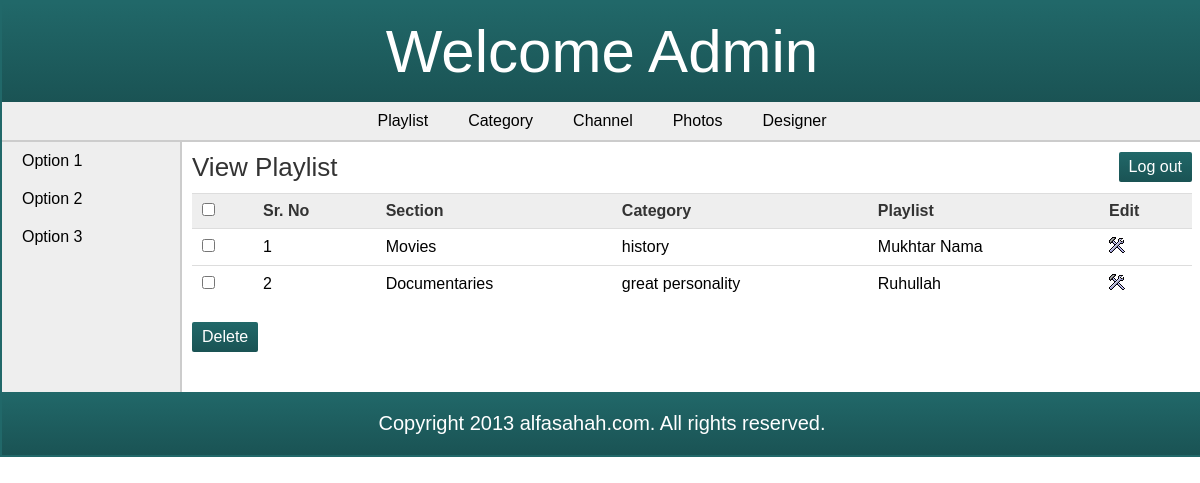
Before: /admin/view_playlist.php with the older database file.
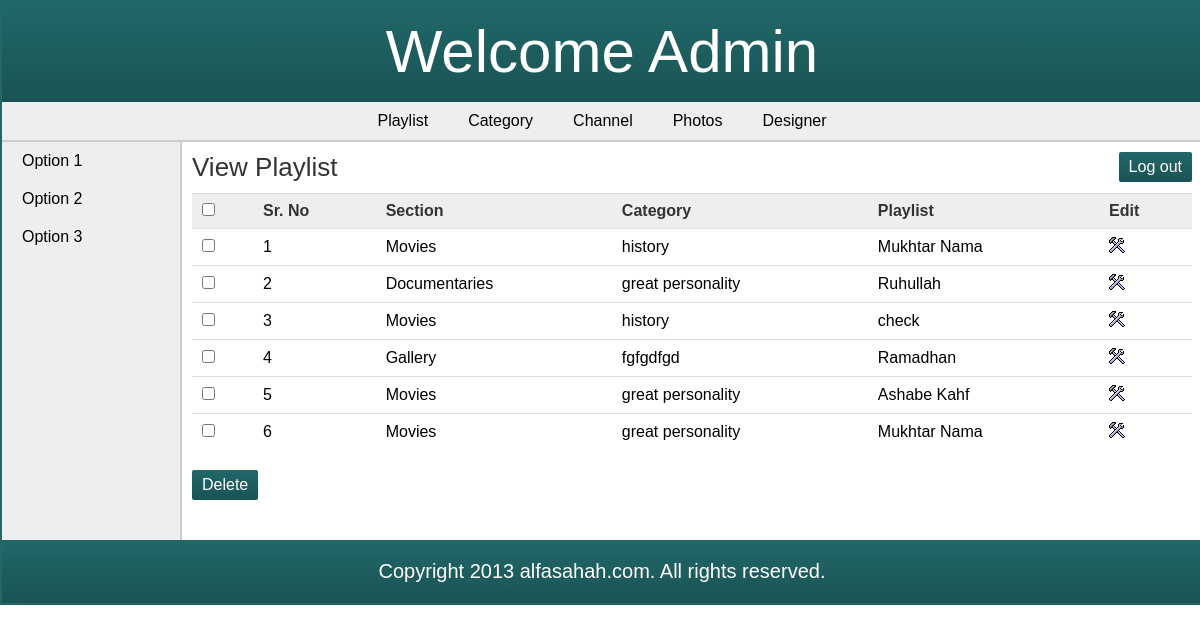
After: the same page with the newer database file.
### tables this page shows
CREATE TABLE IF NOT EXISTS `playlist` (
  `playlist_id` int(11) NOT NULL AUTO_INCREMENT,
  `playlist_name` varchar(100) NOT NULL,
  `playlist_image` varchar(1000) NOT NULL,
  `playlist_desc` varchar(1000) DEFAULT NULL,
  `featured` tinyint(1) NOT NULL,
  `section_id` int(11) NOT NULL,
  `category_id` int(11) NOT NULL,
  `meta_title` varchar(100) DEFAULT NULL,
  `meta_desc` varchar(1000) DEFAULT NULL,
  `meta_keyword` varchar(1000) DEFAULT NULL,
  PRIMARY KEY (`playlist_id`),
  KEY `section_id` (`section_id`),
  KEY `category_id` (`category_id`)
);

CREATE TABLE IF NOT EXISTS `section` (
  `section_id` int(11) NOT NULL AUTO_INCREMENT,
  `section_name` varchar(25) NOT NULL,
  `meta_title` varchar(100) NOT NULL,
  `meta_desc` varchar(1000) NOT NULL,
  `meta_keywords` varchar(1000) NOT NULL,
  PRIMARY KEY (`section_id`)
);

CREATE TABLE IF NOT EXISTS `category` (
  `category_id` int(11) NOT NULL AUTO_INCREMENT,
  `category_name` varchar(50) NOT NULL,
  `section_id` int(11) NOT NULL,
  PRIMARY KEY (`category_id`),
  KEY `section_id` (`section_id`)
);

### admin/view_playlist.php (the view, shortened to what this page needs)
<?php
	require('../includes/config.php');
	$query_selectPlaylist = "SELECT playlist.playlist_id,playlist.playlist_name,category.category_id,category.category_name,section.section_id,section.section_name FROM playlist,category,section WHERE section.section_id=playlist.section_id AND category.category_id=playlist.category_id";
	$result_selectPlaylist = $con->query($query_selectPlaylist);
?>
<!DOCTYPE html>
<html>
<head>
	<link rel="stylesheet" href="../includes/main_style.css" >
</head>
<body>
	<?php
		include("../includes/header_admin.inc.php");
		include("../includes/nav_admin.inc.php");
		include("../includes/aside_admin.inc.php");
	?>
	<section>
		<h1>View Playlist</h1>
		<?php if($result_selectPlaylist->num_rows > 0){ ?>
		<form action="" method="POST" class="form" id="formDelete">
		<table class="table_displayData">
			<tr>
				<th> <input type="checkbox" onClick="toggle(this)" /> </th>
				<th> Sr. No </th>
				<th> Section </th>
				<th> Category </th>
				<th> Playlist </th>
				<th> Edit </th>
			</tr>
			<?php $i=1; while($row_selectPlaylist = $result_selectPlaylist->fetch_array()){ ?>
			<tr>
				<td> <input type="checkbox" name="chkId[]" value="<?php echo $row_selectPlaylist['playlist_id']; ?>" /> </td>
				<td> <?php echo $i; ?> </td>
				<td> <?php echo $row_selectPlaylist['section_name']; ?> </td>
				<td> <?php echo $row_selectPlaylist['category_name']; ?> </td>
				<td> <?php echo $row_selectPlaylist['playlist_name']; ?> </td>
				<td> <a href="edit_playlist.php?id=<?php echo $row_selectPlaylist['playlist_id']; ?>"><img src="../images/edit.png" alt="edit" /></a> </td>
			</tr>
			<?php $i++; } ?>
		</table>
		<input type="button" value="Delete" class="submit_button" onclick="clicked();"/>
		</form>
		<?php } else { echo "<h2>No Playlist found</h2>"; } ?>
	</section>
	<?php
		include("../includes/footer_admin.inc.php");
	?>
</body>
</html>

### includes/header_admin.inc.php
<header> <h1>Welcome Admin</h1> </header>

### includes/nav_admin.inc.php
<nav>
	<a href="./view_playlist.php">Playlist</a><a href="./view_category.php">Category</a><a href="./view_channel.php">Channel</a><a href="./view_photos.php">Photos</a><a href="./view_designer.php">Designer</a>
</nav>

### includes/aside_admin.inc.php
<table class="table_mainWrapper">
<tr>
<td id="td_aside">
<aside>
	<a href="#">Option 1</a><a href="#">Option 2</a><a href="#">Option 3</a>
</aside>
</td>
<td id="td_section">
<a href="../logout.php"><input type="button" value="Log out" class="submit_button" style="float:right;margin:10px;"/></a>

### includes/footer_admin.inc.php
</td>
</tr>
</table>
<footer>Copyright 2013 alfasahah.com. All rights reserved.</footer>

### includes/main_style.css (style rules this page uses)
* { font-family: arial,sans-serif; margin:0px; padding:0px; }
body { width:1200px; margin:auto; border:2px solid #216869; }
a { text-decoration:none; }
.submit_button { font-size:16px; margin-top:20px; margin-right:20px; padding:6px 10px; background:-webkit-linear-gradient(top,#216869,#1a5354); background: -moz-linear-gradient(top,#216869,#1a5354); filter: progid:DXImageTransform.Microsoft.Gradient(GradientType=0,StartColorStr='#216869',EndColorStr='#1a5354'); -ms-filter: "progid:DXImageTransform.Microsoft.Gradient(GradientType=0,StartColorStr='#216869',EndColorStr='#1a5354')"; background: -ms-linear-gradient(#216869, #1a5354); background-image:-webkit-gradient(linear, 50% 0%, 50% 100%, color-stop(0%, #216869), color-stop(100%, #1a5354)); border:none; color:white; -webkit-border-radius:2px; }
header { height:100px; margin:0px auto; background:-webkit-linear-gradient(top,#216869,#1a5354); background: -moz-linear-gradient(top,#216869,#1a5354); filter: progid:DXImageTransform.Microsoft.Gradient(GradientType=0,StartColorStr='#216869',EndColorStr='#1a5354'); -ms-filter: "progid:DXImageTransform.Microsoft.Gradient(GradientType=0,StartColorStr='#216869',EndColorStr='#1a5354')"; background: -ms-linear-gradient(#216869, #1a5354); background-image:-webkit-gradient(linear, 50% 0%, 50% 100%, color-stop(0%, #216869), color-stop(100%, #1a5354)); }
header h1 { text-align:center; line-height:100px; color:white; font-size:60px; font-weight:normal; }
nav { margin:0px; text-align:center; background-color:#EEEEEE; border-bottom:2px solid #ccc; }
nav a { color:black; display:inline-block; padding:10px 20px; }
.table_mainWrapper { width:1200px; border-spacing:0px; }
#td_aside { background-color:#EEEEEE; vertical-align:top; width:200px; border-right:2px solid #ccc; }
aside a { color:black; display:block; padding:10px 20px; }
#td_section { vertical-align:top; }
section { width:1000px; padding:10px; padding-bottom:40px; }
section h1 { margin-bottom:10px; font-weight:normal; color:#333; font-size: 26px; }
table { border-collapse: collapse; width:100%; }
.table_displayData td, .table_displayData th { border-top:1px solid #ddd; padding: 8px 10px; text-align: left; }
.table_displayData th { background-color:#eee; color:#333; }
td { border-left: 0px none; border-right: 0px none; }
footer { clear:both; padding:20px; font-size:20px; background:-webkit-linear-gradient(top,#216869,#1a5354); background: -moz-linear-gradient(top,#216869,#1a5354); filter: progid:DXImageTransform.Microsoft.Gradient(GradientType=0,StartColorStr='#216869',EndColorStr='#1a5354'); -ms-filter: "progid:DXImageTransform.Microsoft.Gradient(GradientType=0,StartColorStr='#216869',EndColorStr='#1a5354')"; background: -ms-linear-gradient(#216869, #1a5354); background-image:-webkit-gradient(linear, 50% 0%, 50% 100%, color-stop(0%, #216869), color-stop(100%, #1a5354)); color:white; text-align:center; }

Changed rows visible on the page:
added playlist: section.section_name "Movies", category.category_name "history", playlist_name "check"
added playlist: section.section_name "Gallery", category.category_name "fgfgdfgd", playlist_name "Ramadhan"
added playlist: section.section_name "Movies", category.category_name "great personality", playlist_name "Ashabe Kahf"
added playlist: section.section_name "Movies", category.category_name "great personality", playlist_name "Mukhtar Nama"
